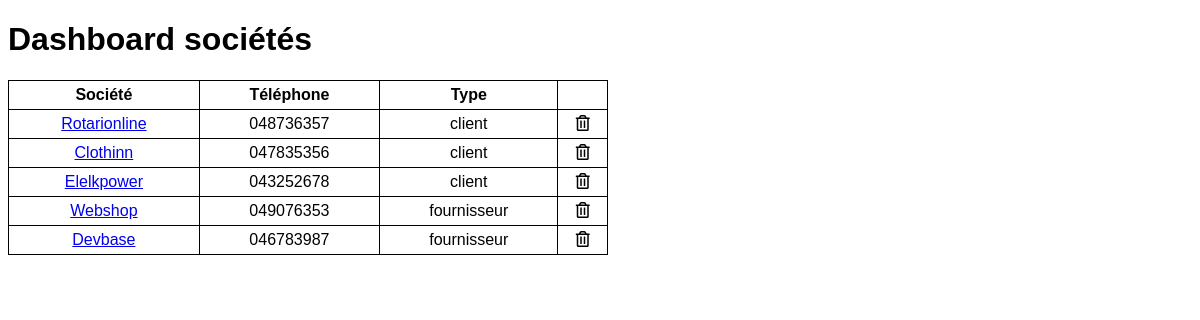
The app's page /models/dashboard_societes.php with its own data.
### tables this page shows
CREATE TABLE `societes` (
  `id_society` int(11) NOT NULL,
  `society_name` varchar(45) DEFAULT NULL,
  `society_adress` varchar(45) DEFAULT NULL,
  `country` varchar(45) DEFAULT NULL,
  `TVA` varchar(25) DEFAULT NULL,
  `society_phone` varchar(11) DEFAULT NULL,
  `FK_type` int(11) NOT NULL
);

CREATE TABLE `type` (
  `id_type` int(11) NOT NULL,
  `type` enum('client','fournisseur') DEFAULT NULL
);

### models/dashboard_societes.php (the view, shortened to what this page needs)
<?php
try {
  $bdd = new PDO('mysql:host=localhost;dbname=cogipapp', 'root', 'root');
  $data=$bdd->query(
    'SELECT societes.id_society, societes.society_name, societes.society_phone, type.type FROM societes
    LEFT JOIN type ON societes.FK_type = type.type
    ORDER BY id_society
    DESC LIMIT 0,5'
  );
  function newrow(){
    global $data;
    foreach ($data as $row) {
      echo '<tr><td><a href="./update_societe.php?id='.$row['id_society'].'">' . $row['society_name'] .'</a></td><td>' . $row['society_phone'] . '</td><td>' . $row['type'] .'</td><td>' . '<i class="far fa-trash-alt"></i>' .'</td></tr>';
    }
  }
}
catch (\Exception $e) {
  die('Erreur: ' . $e->getMessage());
}
?>
<!DOCTYPE html>
<html lang="fr" dir="ltr">
  <head>
    <link rel="stylesheet" href="../assets/css/basics.css">
    <link rel="stylesheet" href="https://use.fontawesome.com/releases/v5.3.1/css/all.css">
  </head>
  <body>
    <h1>Dashboard sociétés</h1>
    <table>
      <tr>
        <th>Société</th>
        <th>Téléphone</th>
        <th>Type</th>
        <th></th>
      </tr>
      <?php newrow();  ?>
    </table>
  </body>
</html>

### assets/css/basics.css (style rules this page uses)
body { font-family: arial, sans-serif; }
table, form { border-collapse: collapse; width: 600px; text-align: center; }
td, th { border-color: black; border-width: thin; border-style: solid; padding: 5px; }

### records on screen
societes: society_name "Rotarionline", society_phone "048736357", FK_type.type "client"
societes: society_name "Clothinn", society_phone "047835356", FK_type.type "client"
societes: society_name "Elelkpower", society_phone "043252678", FK_type.type "client"
societes: society_name "Webshop", society_phone "049076353", FK_type.type "fournisseur"
societes: society_name "Devbase", society_phone "046783987", FK_type.type "fournisseur"
